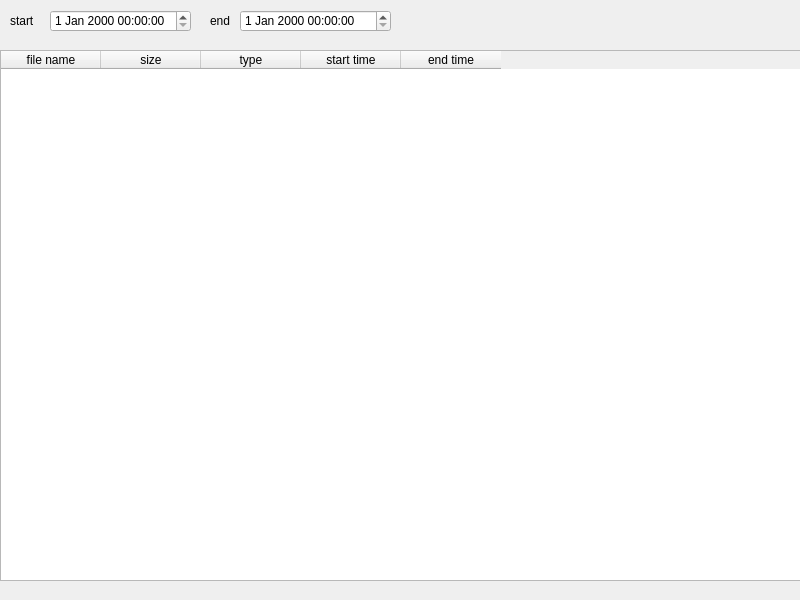
<?xml version="1.0" encoding="UTF-8"?>
<ui version="4.0">
 <class>FilesListe</class>
 <widget class="QMainWindow" name="FilesListe">
  <property name="geometry">
   <rect>
    <x>0</x>
    <y>0</y>
    <width>800</width>
    <height>600</height>
   </rect>
  </property>
  <property name="windowTitle">
   <string>MainWindow</string>
  </property>
  <widget class="QWidget" name="centralwidget">
   <widget class="QTableWidget" name="tableWidget_2_localfilist">
    <property name="geometry">
     <rect>
      <x>0</x>
      <y>50</y>
      <width>801</width>
      <height>531</height>
     </rect>
    </property>
    <column>
     <property name="text">
      <string>file name</string>
     </property>
    </column>
    <column>
     <property name="text">
      <string>size</string>
     </property>
    </column>
    <column>
     <property name="text">
      <string>type</string>
     </property>
    </column>
    <column>
     <property name="text">
      <string>start time</string>
     </property>
    </column>
    <column>
     <property name="text">
      <string>end time</string>
     </property>
    </column>
   </widget>
   <widget class="QLabel" name="label_8">
    <property name="geometry">
     <rect>
      <x>10</x>
      <y>10</y>
      <width>54</width>
      <height>21</height>
     </rect>
    </property>
    <property name="text">
     <string>start</string>
    </property>
   </widget>
   <widget class="QDateTimeEdit" name="dateTimeEdit_2_start">
    <property name="geometry">
     <rect>
      <x>50</x>
      <y>10</y>
      <width>141</width>
      <height>22</height>
     </rect>
    </property>
   </widget>
   <widget class="QLabel" name="label_11">
    <property name="geometry">
     <rect>
      <x>210</x>
      <y>10</y>
      <width>54</width>
      <height>21</height>
     </rect>
    </property>
    <property name="text">
     <string>end</string>
    </property>
   </widget>
   <widget class="QDateTimeEdit" name="dateTimeEdit_2_stop">
    <property name="geometry">
     <rect>
      <x>240</x>
      <y>10</y>
      <width>151</width>
      <height>22</height>
     </rect>
    </property>
   </widget>
  </widget>
 </widget>
 <resources/>
 <connections/>
</ui>
